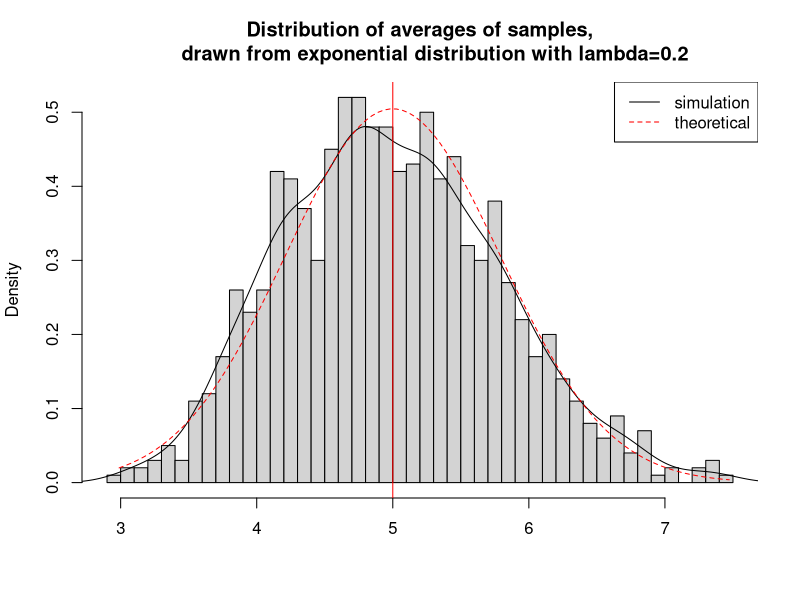
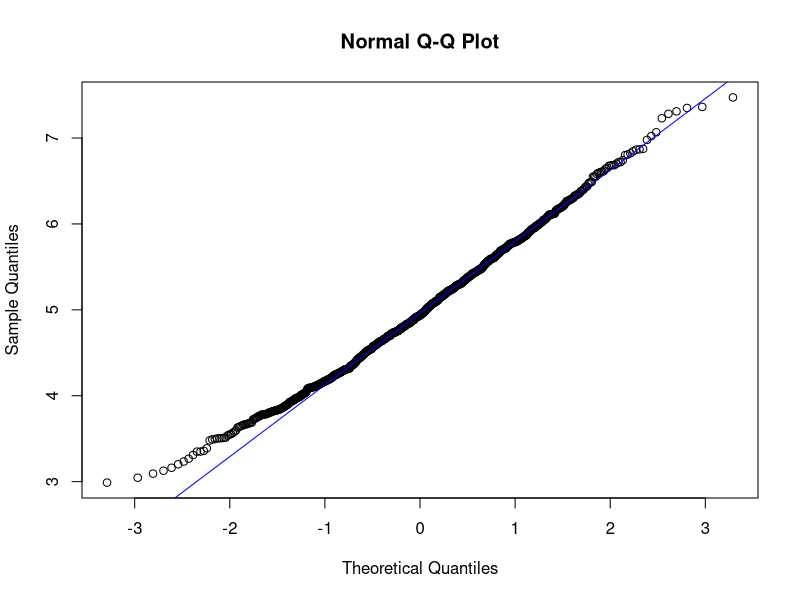
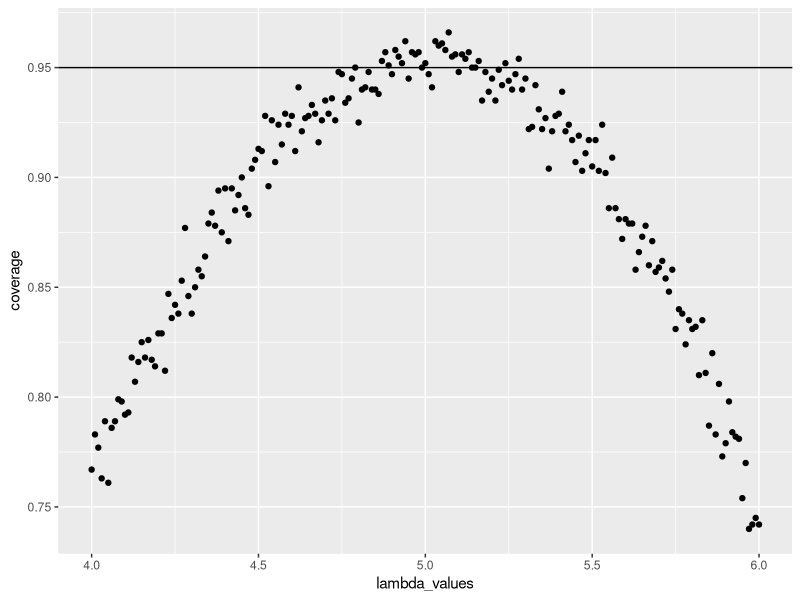

Recreate these plots in R, in order.
#To ensure reproducibility of the output on the machine we use R command set.seed
set.seed(3)
lambda <- 0.2
Num.simulation <- 1000
size <- 40
simulation <- matrix(rexp(Num.simulation*size, rate=lambda), Num.simulation,size)
row_means <- rowMeans(simulation)

hist(row_means, breaks=50, prob=TRUE,
     main="Distribution of averages of samples,
     drawn from exponential distribution with lambda=0.2",
     xlab="")
lines(density(row_means))
abline(v=1/lambda, col="red")
xfit <- seq(min(row_means), max(row_means), length=100)
yfit <- dnorm(xfit, mean=1/lambda, sd=(1/lambda/sqrt(size)))
lines(xfit, yfit, pch=22, col="red", lty=2)
legend('topright', c("simulation", "theoretical"), lty=c(1,2), col=c("black", "red"))



#Due to the central limit theorem, the averages of samples follow normal distribution.
# The figure above also shows the density computed using the histogram and the normal 
#density plotted with theoretical mean and variance values.
# Also, the q-q plot below suggests the normality
qqnorm(row_means); qqline(row_means,col = "blue")

#Evaluate the coverage of the confidence interval for 1/lambda
#calculate the confidence interval,mean of distribution of averages of 40 exponentials
#and  mean from analytical expression

mean(row_means) + c(-1, 1) * 1.96 * sd(row_means)
mean(row_means)
1/lambda


#The confidence interval is given by: [3.436165, 6.537074]
#mean from analytical expressionngigen by:5
#mean of distribution of averages of 40 exponentials given by: 4.98662

lambda_values <- seq(4, 6, by=0.01)
coverage <- sapply(lambda_values, function(lamb) {
    mu_hats <- rowMeans(matrix(rexp(size*Num.simulation, rate=0.2),
                               Num.simulation, size))
    ll <- mu_hats - qnorm(0.975) * sqrt(1/lambda**2/size)
    ul <- mu_hats + qnorm(0.975) * sqrt(1/lambda**2/size)
    mean(ll < lamb & ul > lamb)
})

library(ggplot2)
qplot(lambda_values, coverage) + geom_hline(yintercept=0.95)
#The average of the sample mean falls within the confidence interval at least 95% of the time
